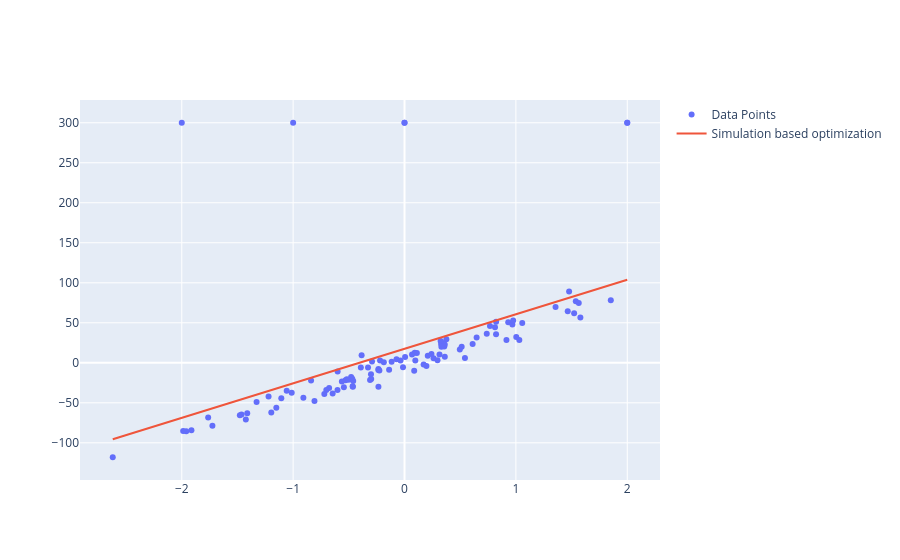

Notebook source saved alongside this figure:
### Code cell
x, y = make_reg_data(anomaly=True)
x = x[:,0]

beta = lstsq(x,y)
fig = go.Figure()

fig.add_trace(go.Scatter(x=x, y=y, mode="markers", name="Data Points"))
fig.add_trace(go.Scatter(x=x, y=beta[1]  * x + beta[0], mode="lines", name="Simulation based optimization"))
